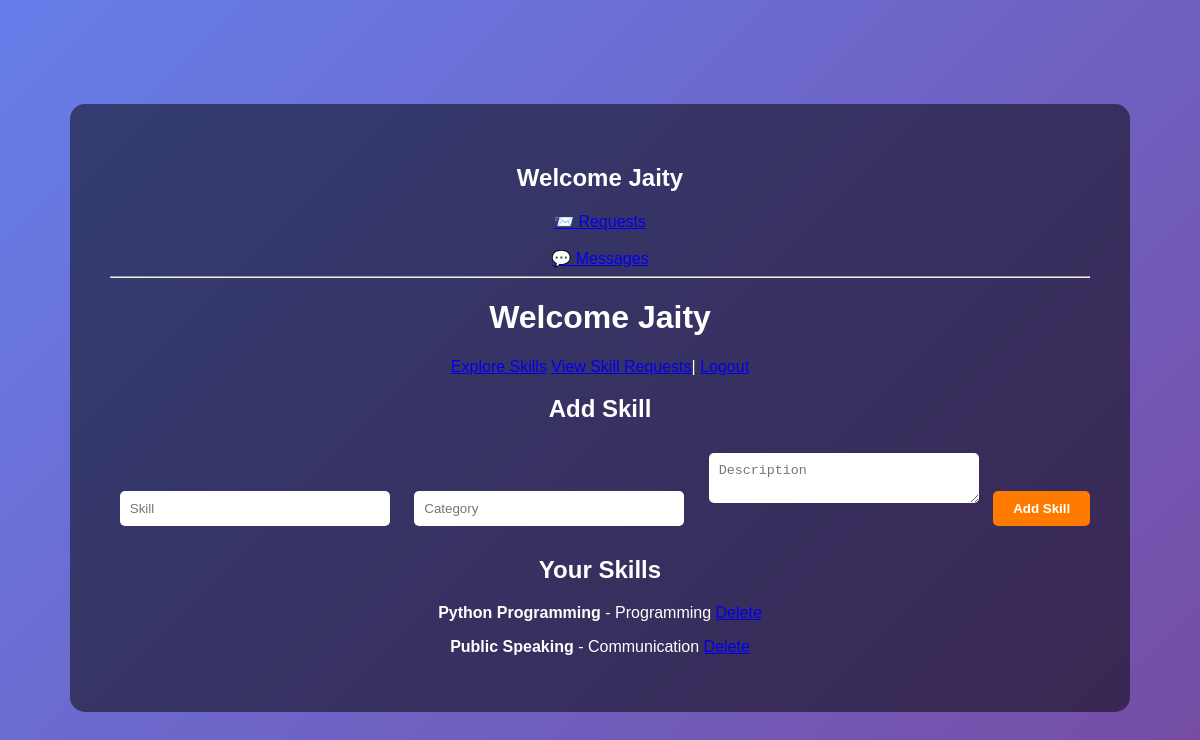
Page /dashboard (signed in) on the committed database.
### app.py (models this page shows)
class Skill(db.Model):
    id = db.Column(db.Integer, primary_key=True)
    username = db.Column(db.String(100))
    skill = db.Column(db.String(100))
    category = db.Column(db.String(100))
    description = db.Column(db.String(1000))

### app.py (the view)
@app.route("/dashboard")
def dashboard():
    if "user" not in session:
        return redirect("/login")
    skills = Skill.query.filter_by(username=session["user"]).all()
    new_messages = db.session.query(func.count(Message.id)).filter(
        Message.receiver == session["user"],
        Message.status == "Sent"
    ).scalar()
    return render_template("dashboard.html",
        skills=skills,
        user=session["user"],
        new_messages=new_messages
    )

### templates/dashboard.html (shortened to what this page needs)
<!DOCTYPE html>
<html>
<head>
<link rel="stylesheet" href="{{ url_for('static', filename='style.css') }}">
</head>
<body>
<div class="container">
<h2>Welcome {{user}}</h2>
<a href="/requests">📨 Requests</a>
<br><br>
<a href="/mychats">
💬 Messages
</a>
<hr>
<h1>Welcome {{user}}</h1>
<a href="/explore">Explore Skills</a>
<a href="/requests">View Skill Requests</a>|
<a href="/logout">Logout</a>
<h2>Add Skill</h2>
<form action="/addskill" method="POST">
<input type="text" name="skill" placeholder="Skill" required>
<input type="text" name="category" placeholder="Category" required>
<textarea name="description" placeholder="Description"></textarea>
<button type="submit">Add Skill</button>
</form>
<h2>Your Skills</h2>
{% for skill in skills %}
<p>
<b>{{skill.skill}}</b> - {{skill.category}}
<a href="/delete/{{skill.id}}">Delete</a>
</p>
{% endfor %}
</div>
</body>
</html>

### static/style.css (style rules this page uses)
body { font-family: Arial; background: linear-gradient(135deg,#667eea,#764ba2); height:100vh; display:flex; justify-content:center; align-items:center; color:white; }
.container { background:rgba(0,0,0,0.5); padding:40px; border-radius:15px; text-align:center; }
input,textarea { width:250px; padding:10px; margin:10px; border:none; border-radius:5px; }
button { padding:10px 20px; background:#ff7b00; border:none; color:white; font-weight:bold; cursor:pointer; border-radius:5px; }

### rows in the picture
Skill: skill "Python Programming", category "Programming"
Skill: skill "Public Speaking", category "Communication"

### other values in the picture
{{ user }} "Jaity"
